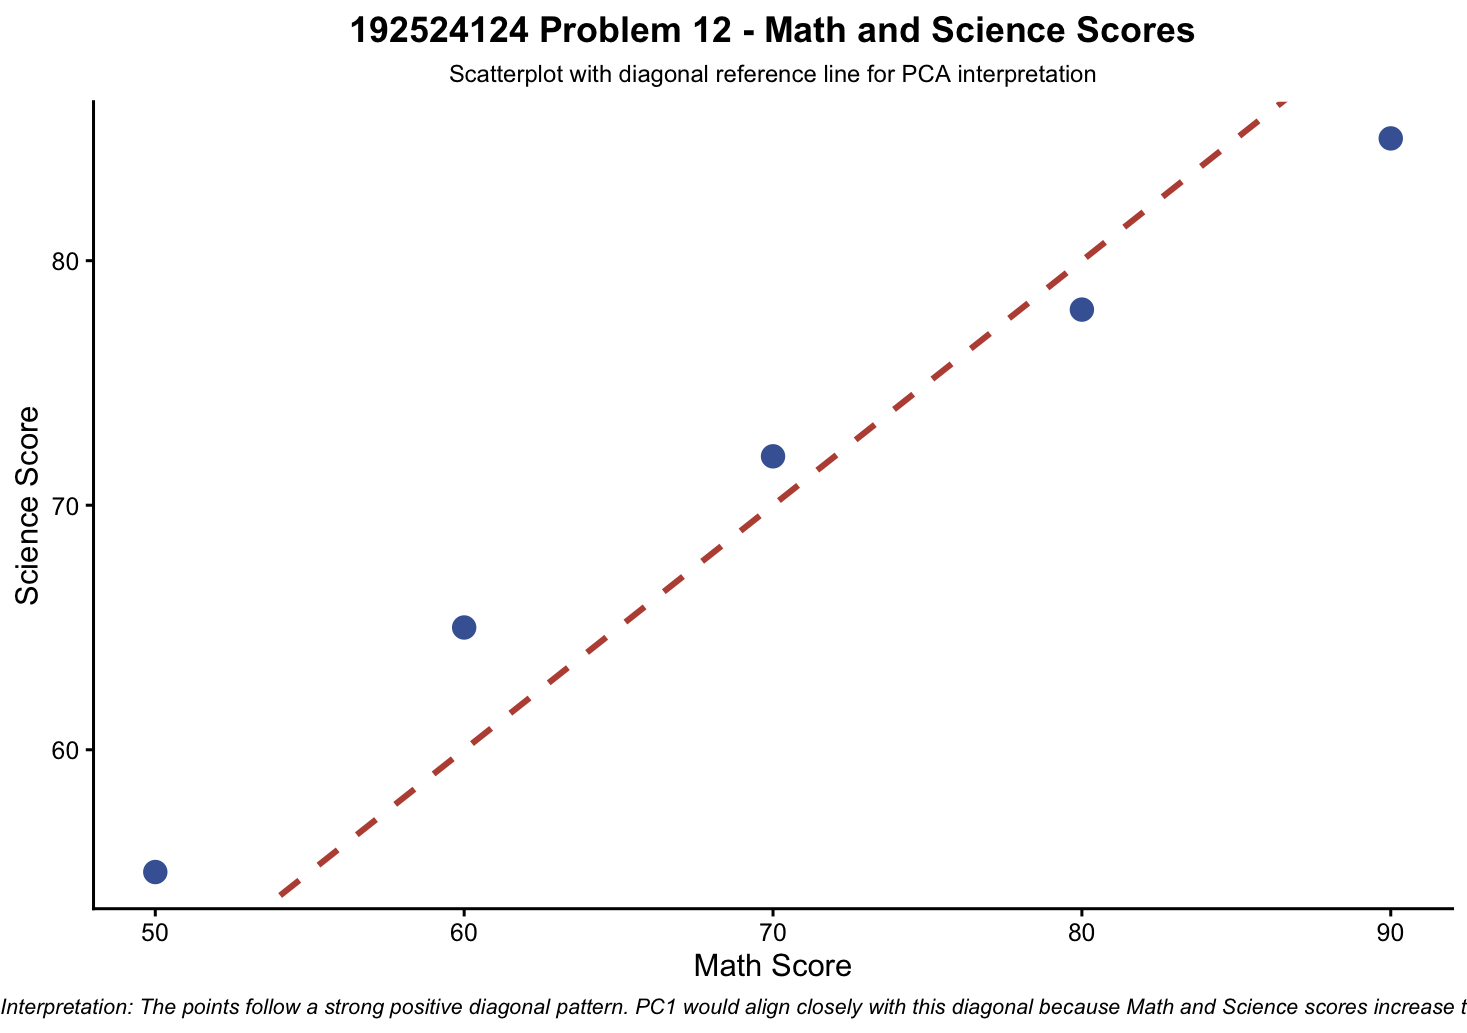

Generate this figure with R:
# Problem 12 - PCA Scatterplot

library(ggplot2)

score_data <- data.frame(
  Math = c(60, 70, 80, 90, 50),
  Science = c(65, 72, 78, 85, 55)
)

ggplot(
  score_data,
  aes(
    x = Math,
    y = Science
  )
) +
  geom_point(
    size = 4,
    color = "#4563A3"
  ) +
  geom_abline(
    slope = 1,
    intercept = 0,
    color = "#BA5142",
    linewidth = 1.2,
    linetype = "dashed"
  ) +
  labs(
    title = "192524124 Problem 12 - Math and Science Scores",
    subtitle = "Scatterplot with diagonal reference line for PCA interpretation",
    x = "Math Score",
    y = "Science Score",
    caption = "Interpretation: The points follow a strong positive diagonal pattern. PC1 would align closely with this diagonal because Math and Science scores increase together."
  ) +
  theme_classic(base_size = 13) +
  theme(
    plot.title = element_text(
      hjust = 0.5,
      face = "bold",
      size = 15
    ),
    plot.subtitle = element_text(
      hjust = 0.5,
      size = 10
    ),
    plot.caption = element_text(
      hjust = 0.5,
      size = 9,
      face = "italic"
    )
  )
